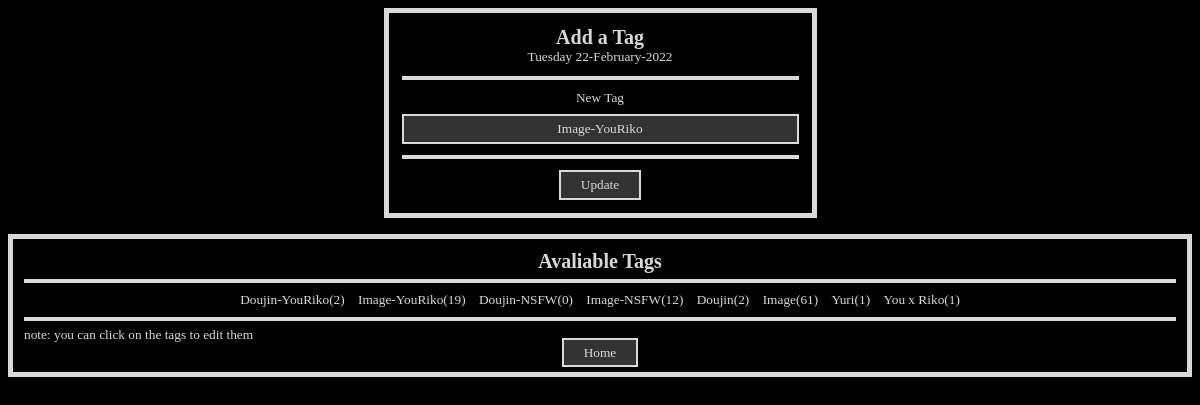
Page /tag?t=2 on the committed database.
### tables this page shows
CREATE TABLE `tags` (
  `tags_id` int(11) NOT NULL,
  `tags_name` varchar(50) NOT NULL,
  `total_tags` bigint(20) NOT NULL
);

### tag.php (the view, shortened to what this page needs)
<?php
    include "config/config.php";
    $id = (isset($_GET['t'])) ? $_GET['t'] : "";
    if($id == ""){
        if(isset($_POST['save'])){
            $tags = $_POST['tags'];
            mysqli_query($connect, "INSERT INTO tags VALUES (NULL,'$tags','')");
            header("location:tag");
        }
    }else{
        $tagsRowU = mysqli_fetch_array(mysqli_query($connect, "SELECT * FROM tags WHERE tags_id = $id"));
    }
?>
<!DOCTYPE html>
<html lang="en">
<head>
    <link rel="stylesheet" href="config/style.css">
    <link rel="stylesheet" href="config/selectize.custom.css">
</head>
<body>
    <form action="" method="post">
        <table align="center" class="add-box" border="0">
            <tr>
                <td align="center"><h3>Add a Tag</h3><?= date("l d-F-Y")?></td>
            </tr>
            <tr>
                <td>
                    <hr>
                </td>
            </tr>
            <tr>
                <td align="center">New Tag</td>
            </tr>
            <tr>
                <td width="100">
                </td>
            </tr>
            <tr>
                <td >
                    <?php
                    if($id == ""){
                    ?>
                    <input style="text-align: center" autocomplete="off" required name="tags" type="text" size="50" >
                    <?php
                    }else{
                        ?>
                    <input style="text-align: center" autocomplete="off" required name="tags" type="text" size="50" value="<?= $tagsRowU['tags_name']?>">
                    <?php
                    }
                    ?>
                </td>
            </tr>
            <tr>
                <td>
                    <hr>
                </td>
            </tr>
            <tr>
                <?php
                if($id == ""){
                ?>
                <td align="center">
                    <input required type="submit" name="save" value="Save">
                </td>
                <?php
                }else{
                ?>
                <td align="center">
                    <input required type="submit" name="update" value="Update">
                </td>
                <?php
                }
                ?>
            </tr>
        </table>
        <br>
        <table class="index" width="100%" cellspacing="0">
            <tr>
                <td align="center">
                <h3>
                Avaliable Tags
                </h3>
                <hr>
                </td>
            </tr>
            <tr>
                <td style="text-align:center">
                <div class="wordwarp">
                <?php
                    $tagsTable = mysqli_query($connect, "SELECT * FROM tags ORDER BY total_tags DESC");
                    while($tagsRow = mysqli_fetch_array($tagsTable)){
                        $tagsId = $tagsRow['tags_id'];
                        $numTable = mysqli_query($connect, "SELECT COUNT(*) FROM links WHERE tags_id LIKE '%$tagsId%'");
                        $numRow = mysqli_fetch_array($numTable);
                        ?>
                        <a class="secret_button" href="tag?t=<?= $tagsRow['tags_id']?>"><?= $tagsRow['tags_name']?>(<?= $numRow['COUNT(*)']?>)</a>
                <?php }?>
                </div>
                </td>
            </tr>
            <tr>
            <td><hr>note: you can click on the tags to edit them</td>
            </tr>
            <tr>
                <td colspan="2" align="center"><a style="cursor: pointer" class="button" onclick="window.location.assign('index')">Home</a></td>
            </tr>
        </table>
    </form>
</body>
</html>

### config/style.css (style rules this page uses)
body { background-color: #000000; font-family: Arial Rounded MT; font-size: 10pt; }
::placeholder { color: #D9D9D9; }
.add-box { color: #D9D9D9; border: 5px solid #D9D9D9; padding: 10px; }
.add-box h3 { margin: 0 0 0 0 ; font-size: 20px; }
.add-box hr { border: 2px solid #D9D9D9; }
.add-box input[type=text] { margin: 0 0 0 0; color: #D9D9D9; font-family: Arial Rounded MT; border: 2px solid #D9D9D9; background-color: #333333; padding: 5px; }
.add-box input[type=submit] { margin: 0 0 0 0; color: #D9D9D9; font-family: Arial Rounded MT; border: 2px solid #D9D9D9; background-color: #333333; padding: 5px 20px; }
.index { color: #D9D9D9; border: 5px solid #D9D9D9; padding: 10px; }
.index h3 { margin: 0 0 0 0 ; font-size: 20px; }
.index hr { border: 2px solid #D9D9D9; }
.index .button { color: #D9D9D9; font-family: Arial Rounded MT; border: 2px solid #D9D9D9; background-color: #333333; padding: 5px 20px; text-decoration: none; }
.secret_button { font-family: Arial Rounded MT; color: #D9D9D9; padding: 4px 5px; font-size: 10pt; text-decoration: none; text-align: right; }
.wordwarp { word-wrap: break-word; }

### rows in the picture
tags: tags "Image-YouRiko", tags_name "Image-YouRiko", COUNT "19"
tags: tags_name "Doujin-YouRiko", COUNT "2"
tags: tags_name "Doujin-NSFW", COUNT "0"
tags: tags_name "Image-NSFW", COUNT "12"
tags: tags_name "Doujin", COUNT "2"
tags: tags_name "Image", COUNT "61"
tags: tags_name "Yuri", COUNT "1"
tags: tags_name "You x Riko", COUNT "1"
